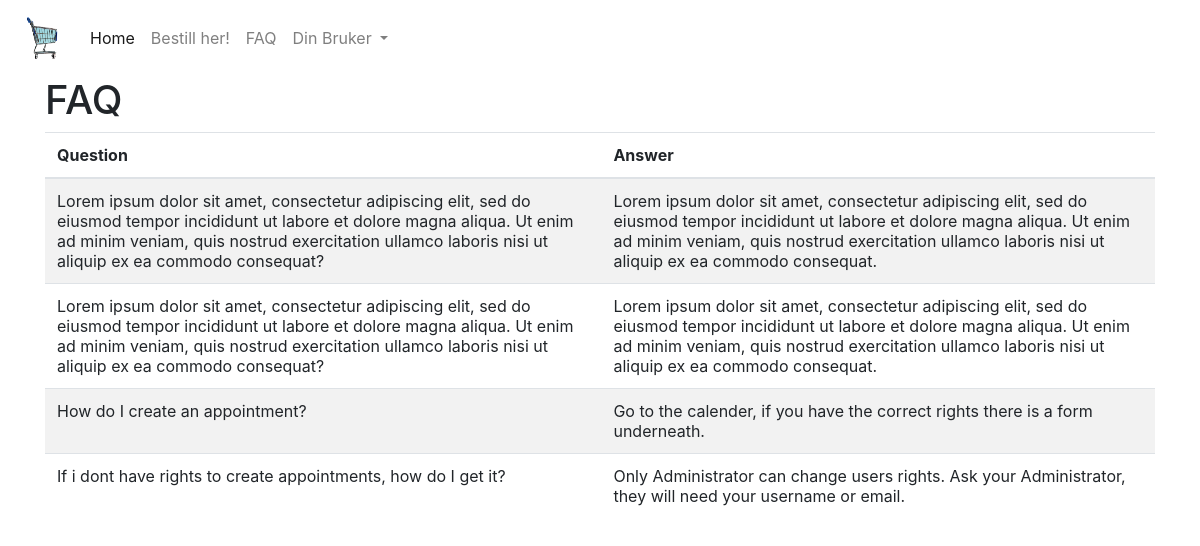
The page /faq.php (signed in) on the database its author committed.
### tables this page shows
CREATE TABLE `faq` (
  `id` int(11) NOT NULL,
  `question` varchar(255) NOT NULL,
  `answer` text NOT NULL
);

### faq.php (the view, shortened to what this page needs)
<?php
require_once "include/meny.inc.php";
require_once 'include/dbconn.php';
?>
<!DOCTYPE html>
<html lang="en">
<head>
    <link rel="stylesheet" href="https://stackpath.bootstrapcdn.com/bootstrap/4.5.2/css/bootstrap.min.css">
    <link rel="stylesheet" href="https://cdnjs.cloudflare.com/ajax/libs/fullcalendar/3.10.2/fullcalendar.min.css">
</head>
<body>
<div class="container">
    <h1>FAQ</h1>
    <div class="table-responsive">
        <?php
        try {
            $sql = "SELECT question, answer FROM faq";
            $stmt = $pdo->query($sql);
            if ($stmt->rowCount() > 0) {
                echo "<table class='table table-striped'>";
                echo "<thead><tr><th>Question</th><th>Answer</th></tr></thead><tbody>";
                while ($row = $stmt->fetch(PDO::FETCH_ASSOC)) {
                    echo "<tr><td>" . $row["question"] . "</td><td>" . $row["answer"] . "</td></tr>";
                }
                echo "</tbody></table>";
            } else {
                echo "<p>Ingen spørsmål og svar tilgjengelig.</p>";
            }
        } catch (PDOException $e) {
            echo "<p>Feil: " . $e->getMessage() . "</p>";
        }
        ?>
    </div>
</div>
</body>
</html>

### rows shown on the page
faq: question "Lorem ipsum dolor sit amet, consectetur adipiscing elit, sed do eiusmod tempor incididunt ut labore et dolore magna aliqua. Ut enim ad minim veniam, quis nostrud exercitation ullamco laboris nisi ut aliquip ex ea commodo consequat?", answer "Lorem ipsum dolor sit amet, consectetur adipiscing elit, sed do eiusmod tempor incididunt ut labore et dolore magna aliqua. Ut enim ad minim veniam, quis nostrud exercitation ullamco laboris nisi ut aliquip ex ea commodo consequat."
faq: question "Lorem ipsum dolor sit amet, consectetur adipiscing elit, sed do eiusmod tempor incididunt ut labore et dolore magna aliqua. Ut enim ad minim veniam, quis nostrud exercitation ullamco laboris nisi ut aliquip ex ea commodo consequat?", answer "Lorem ipsum dolor sit amet, consectetur adipiscing elit, sed do eiusmod tempor incididunt ut labore et dolore magna aliqua. Ut enim ad minim veniam, quis nostrud exercitation ullamco laboris nisi ut aliquip ex ea commodo consequat."
faq: question "How do I create an appointment?", answer "Go to the calender, if you have the correct rights there is a form underneath."
faq: question "If i dont have rights to create appointments, how do I get it?", answer "Only Administrator can change users rights. Ask your Administrator, they will need your username or email."
